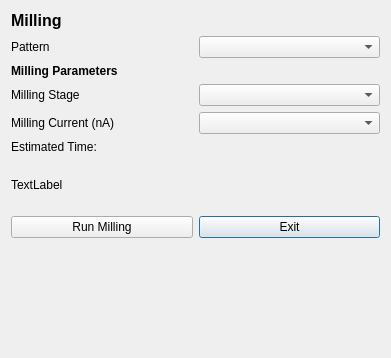
<?xml version="1.0" encoding="UTF-8"?>
<ui version="4.0">
 <class>Dialog</class>
 <widget class="QDialog" name="Dialog">
  <property name="geometry">
   <rect>
    <x>0</x>
    <y>0</y>
    <width>391</width>
    <height>358</height>
   </rect>
  </property>
  <property name="windowTitle">
   <string>Dialog</string>
  </property>
  <layout class="QGridLayout" name="gridLayout">
   <item row="3" column="1">
    <widget class="QComboBox" name="comboBox_milling_stage"/>
   </item>
   <item row="6" column="0" colspan="2">
    <widget class="QLabel" name="label_milling_time">
     <property name="text">
      <string>Estimated Time: </string>
     </property>
    </widget>
   </item>
   <item row="1" column="1">
    <widget class="QComboBox" name="comboBox_select_pattern"/>
   </item>
   <item row="3" column="0">
    <widget class="QLabel" name="label_milling_stage">
     <property name="text">
      <string>Milling Stage</string>
     </property>
    </widget>
   </item>
   <item row="2" column="0">
    <widget class="QLabel" name="label_parameters_header">
     <property name="font">
      <font>
       <weight>75</weight>
       <bold>true</bold>
      </font>
     </property>
     <property name="text">
      <string>Milling Parameters</string>
     </property>
    </widget>
   </item>
   <item row="10" column="0" colspan="2">
    <spacer name="verticalSpacer_2">
     <property name="orientation">
      <enum>Qt::Vertical</enum>
     </property>
     <property name="sizeHint" stdset="0">
      <size>
       <width>20</width>
       <height>40</height>
      </size>
     </property>
    </spacer>
   </item>
   <item row="8" column="1">
    <widget class="QPushButton" name="pushButton_exit_milling">
     <property name="text">
      <string>Exit</string>
     </property>
    </widget>
   </item>
   <item row="5" column="1">
    <widget class="QComboBox" name="comboBox_milling_current"/>
   </item>
   <item row="1" column="0">
    <widget class="QLabel" name="label_pattern">
     <property name="text">
      <string>Pattern</string>
     </property>
    </widget>
   </item>
   <item row="8" column="0">
    <widget class="QPushButton" name="pushButton_run_milling">
     <property name="text">
      <string>Run Milling</string>
     </property>
    </widget>
   </item>
   <item row="5" column="0">
    <widget class="QLabel" name="label_milling_current">
     <property name="text">
      <string>Milling Current (nA)</string>
     </property>
    </widget>
   </item>
   <item row="4" column="0" colspan="2">
    <layout class="QGridLayout" name="gridLayout_2"/>
   </item>
   <item row="0" column="0" colspan="2">
    <widget class="QLabel" name="label_title">
     <property name="font">
      <font>
       <pointsize>12</pointsize>
       <weight>75</weight>
       <bold>true</bold>
      </font>
     </property>
     <property name="text">
      <string>Milling</string>
     </property>
    </widget>
   </item>
   <item row="7" column="0" colspan="2">
    <widget class="QLabel" name="label_message">
     <property name="minimumSize">
      <size>
       <width>0</width>
       <height>50</height>
      </size>
     </property>
     <property name="layoutDirection">
      <enum>Qt::LeftToRight</enum>
     </property>
     <property name="text">
      <string>TextLabel</string>
     </property>
     <property name="wordWrap">
      <bool>true</bool>
     </property>
    </widget>
   </item>
  </layout>
 </widget>
 <resources/>
 <connections/>
</ui>
